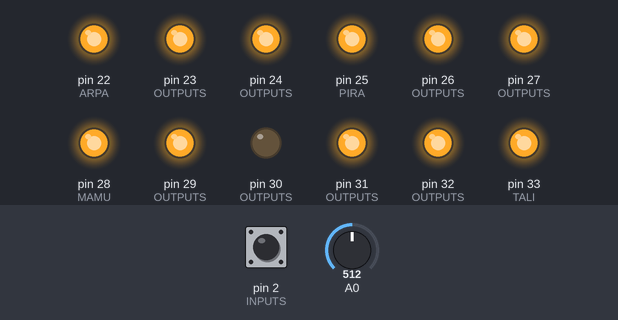
Simulated run of this sketch. Board: Arduino Mega 2560, built with avr-gcc and run on an emulated ATmega2560. On the bench: output pins drawn as LEDs (lit = HIGH). Inputs (shaded band) come from the test bench; at power-on: A0 = 512, pin 2 (INPUTS) HIGH.

Above: at 2.2 s.
2.3 s: A0 set to 22
3.8 s: A0 set to 17
At 4.6 s:
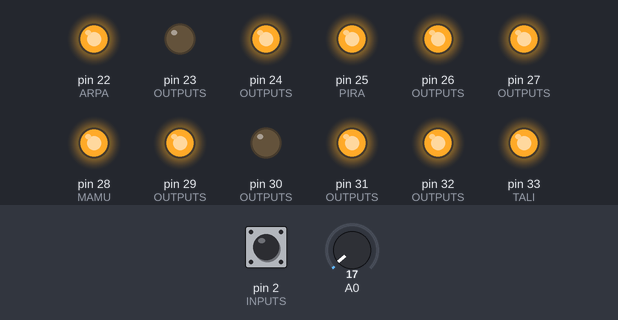
5.4 s: pin 2 (INPUTS) pulled LOW for 0.15 s
At 6.5 s:
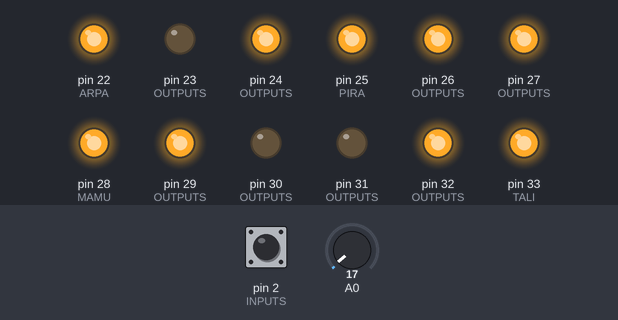
Timing chart, 0 to 8.4 s (numbered marks = the images above; inputs shaded):
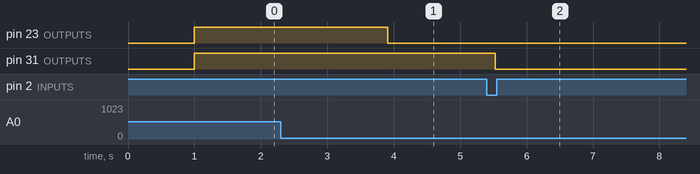

Measured:
- the behaviour switches between 20 and 19 on A0 (found by bisection; images 0 and 1)
- after the input at 2.3 s, every drawn part: stays the same
- after the input at 3.8 s, pin 23 (OUTPUTS): HIGH → LOW after 0.11 s
- after the input at 5.4 s, pin 31 (OUTPUTS): HIGH → LOW after 0.13 s

The sketch:

faraon_servidor.ino
```cpp
/* Servidor Faraon
 *
 * Arduino MEGA,   12 reles
 * 1 485 RX
 *
 * Sputnik 23/12/20
 */


 //INCLUDES
#include <Wire.h>

//DEFINES
#define SPRINT      true
#define NEED_REPOSO true

#define ARPA        22
#define OJO         23
#define ESCA        24
#define PIRA        25
#define FUEG        26
#define DES1        27
#define MAMU        28
#define TUMBA       29
#define DES2        30
#define DISC        31
#define ATAR        32
#define TALI        33

#define DS          200

#define DISCOS      2

//CONSTANTES
const int N_INPUTS = 1;
const int INPUTS[N_INPUTS] = {DISCOS};
const int INPUTS_ISTATE[N_INPUTS] = {1};
const int N_OUTPUTS = 12;
const int OUTPUTS[N_OUTPUTS] = {ARPA,OJO,ESCA,PIRA,FUEG,MAMU,TUMBA,DISC,TALI,DES1,ATAR,DES2};
const int OUTPUTS_ISTATE[N_OUTPUTS] = {1,1,1,1,1,1,1,1,1,1,1,0};


//VARIABLES
unsigned long contador_tiempo = 0;
unsigned int input_state = 0;
unsigned int input_futuro = 0;
byte orden = 99;
char recibi = 0;

bool ojo = false;
bool discos = false;

//OBJETOS


//NO EDITABLE
unsigned long timer_print = 0;

////////////////////////////////////SETUP///////////////////////////////
//NO EDITABLE
void setup() {
  delay(1000);
  if(SPRINT){Serial1.begin(9600);Serial.begin(9600);}
//declara entradas
  for(int a = 0;a < N_INPUTS;a++){
    pinMode(INPUTS[a] , INPUT);
    digitalWrite(INPUTS[a] , INPUTS_ISTATE[a]);
  }
//declara salidas
  for(int a = 0;a < N_OUTPUTS;a++){
    pinMode(OUTPUTS[a] , OUTPUT);
    digitalWrite(OUTPUTS[a] , OUTPUTS_ISTATE[a]);
  }

//EDITABLE

}

///////////////////////////////////////LOOP//////////////////////////////////////////
void loop() {
 // Serial.println(analogBeast());
 // delay(500);
  levanta();
  showme();
  input_a_rele();
  juego();
}

////////////////////////////////////////FUNCIONES///////////////////////////////////
//EDITABLE


void showme ()
{
  if(SPRINT && millis() - timer_print > 1000)
  {
   timer_print = millis();
    }
  }


void levanta()
{
  while(Serial1.available()){
    char inp = Serial1.read();
    switch(inp){

      case 'I':
        orden = 4;
        input_futuro = 0;
        break;

      case 'F':
        if(orden == 0){input_state = input_futuro; input_futuro = 0;/*Serial.print(" // "); Serial.println(input_state);*/} orden = -1;
        break;

      default:
        if(orden > -1){
          int exponente = 1;
          for(int i = orden-1; i>0;  i--){exponente = exponente * 10;}
          int num = inp - 48;
          //Serial.print(num);
          //Serial.print(" = ");
          //Serial.print(exponente);
          //Serial.print(" || ");
          input_futuro = input_futuro + num * exponente;
          orden--;
        }
        break;

      }
    }
}

void input_a_rele()
{
   for(int i = 0;i<N_OUTPUTS;i++){
    if(OUTPUTS[i] == DES2){}else{
    if(OUTPUTS[i] == OJO && ojo || OUTPUTS[i] == DISC && discos){digitalWrite(OUTPUTS[i],0);}else{
      digitalWrite (OUTPUTS[i],!bitRead(input_state,i));
      if(OUTPUTS[i] == ATAR && bitRead(input_state,i)){resetea();}}}
  }
}

void resetea()
{
  ojo = false;
  discos = false;
  digitalWrite(ARPA, LOW);
  digitalWrite(MAMU, LOW);
  digitalWrite(TALI,LOW);
  digitalWrite(PIRA,LOW);
  }

void juego()
{
  if(check(0,DISCOS,DS)){discos = true;}
  if(analogBeast() < 20){ojo =true;}
  }

int analogBeast(){
  unsigned long promedio= 0;
  int limite = 1000;
  for(int i = 0; i < limite; i++){
    promedio += analogRead(A0);
    }
  promedio = promedio / limite;//Serial.println(promedio);
  return promedio;
  }

//NO EDITABLE
//comprueba el estado de un sensor
boolean check (boolean cual, int entrada, int ds)
{
  boolean resu = false;
  int contador = 0;
  if(cual){ while(digitalRead(entrada) == 1 && resu == false){contador++;if(contador == ds){resu = true;}}
  }else{    while(digitalRead(entrada) == 0 && resu == false){contador++;if(contador == ds){resu = true;}}}
  return resu;
}
```
